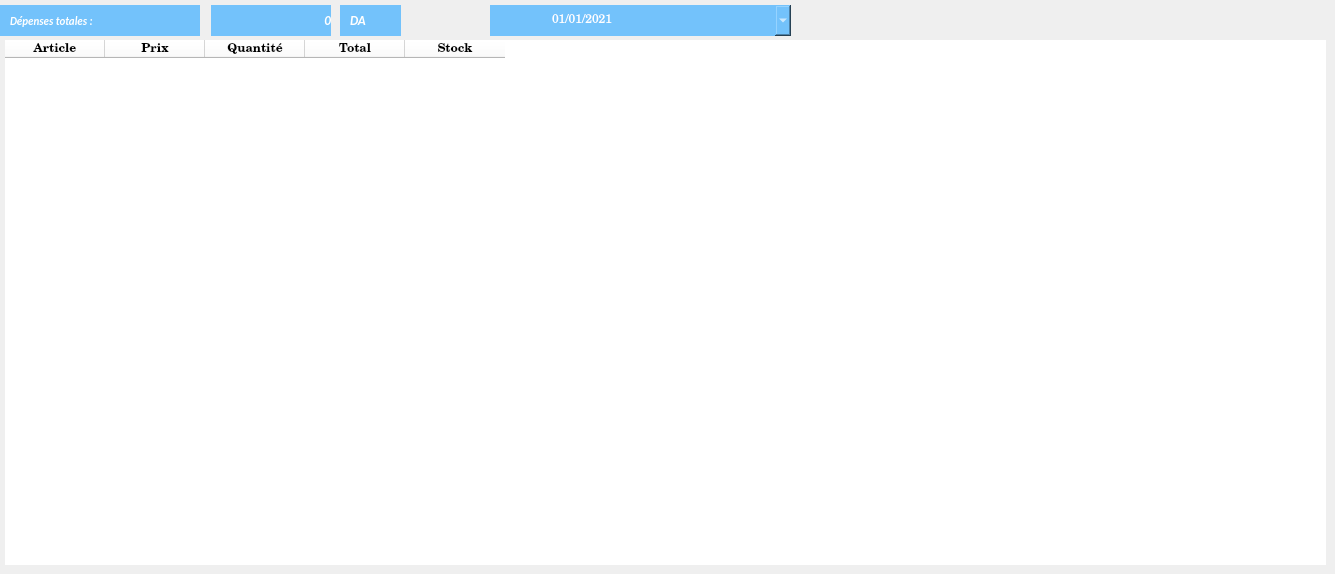
    <widget class="QWidget" name="tab">
     <attribute name="title">
      <string>Dépenses</string>
     </attribute>
     <widget class="QPushButton" name="registerPrint_3">
      <property name="geometry">
       <rect>
        <x>0</x>
        <y>5</y>
        <width>200</width>
        <height>31</height>
       </rect>
      </property>
      <property name="sizePolicy">
       <sizepolicy hsizetype="Minimum" vsizetype="Maximum">
        <horstretch>0</horstretch>
        <verstretch>0</verstretch>
       </sizepolicy>
      </property>
      <property name="font">
       <font>
        <family>Calibri</family>
        <pointsize>8</pointsize>
        <weight>75</weight>
        <italic>true</italic>
        <bold>true</bold>
        <underline>false</underline>
        <kerning>true</kerning>
       </font>
      </property>
      <property name="cursor">
       <cursorShape>ArrowCursor</cursorShape>
      </property>
      <property name="toolTip">
       <string>Imprimer ue fiche détaillée</string>
      </property>
      <property name="statusTip">
       <string/>
      </property>
      <property name="autoFillBackground">
       <bool>false</bool>
      </property>
      <property name="styleSheet">
       <string notr="true">QPushButton{background-color:#73C2FB; color : white; border: 0px solid #000028 ;  text-align:left; padding-left:10px;}
</string>
      </property>
      <property name="text">
       <string>Dépenses totales :</string>
      </property>
      <property name="icon">
       <iconset>
        <normaloff>../../IMAGES/Icons/registerCash.png</normaloff>../../IMAGES/Icons/registerCash.png</iconset>
      </property>
      <property name="iconSize">
       <size>
        <width>21</width>
        <height>21</height>
       </size>
      </property>
     </widget>
     <widget class="QPushButton" name="deptotal">
      <property name="geometry">
       <rect>
        <x>211</x>
        <y>5</y>
        <width>120</width>
        <height>31</height>
       </rect>
      </property>
      <property name="sizePolicy">
       <sizepolicy hsizetype="Minimum" vsizetype="Maximum">
        <horstretch>0</horstretch>
        <verstretch>0</verstretch>
       </sizepolicy>
      </property>
      <property name="font">
       <font>
        <family>Calibri</family>
        <pointsize>10</pointsize>
        <weight>75</weight>
        <italic>true</italic>
        <bold>true</bold>
        <underline>false</underline>
        <kerning>true</kerning>
       </font>
      </property>
      <property name="cursor">
       <cursorShape>ArrowCursor</cursorShape>
      </property>
      <property name="focusPolicy">
       <enum>Qt::NoFocus</enum>
      </property>
      <property name="toolTip">
       <string>Imprimer ue fiche détaillée</string>
      </property>
      <property name="statusTip">
       <string/>
      </property>
      <property name="autoFillBackground">
       <bool>false</bool>
      </property>
      <property name="styleSheet">
       <string notr="true">QPushButton{background-color:#73C2FB; color : white; border: 0px solid #000028 ;  text-align:right;}
</string>
      </property>
      <property name="text">
       <string>0</string>
      </property>
      <property name="iconSize">
       <size>
        <width>21</width>
        <height>21</height>
       </size>
      </property>
     </widget>
     <widget class="QTableWidget" name="deptableWidget">
      <property name="geometry">
       <rect>
        <x>5</x>
        <y>40</y>
        <width>1321</width>
        <height>525</height>
       </rect>
      </property>
      <property name="font">
       <font>
        <family>Century Schoolbook L</family>
       </font>
      </property>
      <property name="styleSheet">
       <string notr="true">background-color:white; border:0px;</string>
      </property>
      <column>
       <property name="text">
        <string>Article</string>
       </property>
       <property name="font">
        <font>
         <pointsize>9</pointsize>
         <weight>75</weight>
         <bold>true</bold>
        </font>
       </property>
      </column>
      <column>
       <property name="text">
        <string>Prix</string>
       </property>
       <property name="font">
        <font>
         <weight>75</weight>
         <bold>true</bold>
        </font>
       </property>
      </column>
      <column>
       <property name="text">
        <string>Quantité</string>
       </property>
       <property name="font">
        <font>
         <weight>75</weight>
         <bold>true</bold>
        </font>
       </property>
      </column>
      <column>
       <property name="text">
        <string>Total</string>
       </property>
       <property name="font">
        <font>
         <weight>75</weight>
         <bold>true</bold>
        </font>
       </property>
      </column>
      <column>
       <property name="text">
        <string>Stock</string>
       </property>
       <property name="font">
        <font>
         <weight>75</weight>
         <bold>true</bold>
        </font>
       </property>
      </column>
     </widget>
     <widget class="QPushButton" name="recette_4">
      <property name="geometry">
       <rect>
        <x>340</x>
        <y>5</y>
        <width>61</width>
        <height>31</height>
       </rect>
      </property>
      <property name="sizePolicy">
       <sizepolicy hsizetype="Minimum" vsizetype="Maximum">
        <horstretch>0</horstretch>
        <verstretch>0</verstretch>
       </sizepolicy>
      </property>
      <property name="font">
       <font>
        <family>Calibri</family>
        <pointsize>10</pointsize>
        <weight>75</weight>
        <italic>true</italic>
        <bold>true</bold>
        <underline>false</underline>
        <kerning>true</kerning>
       </font>
      </property>
      <property name="cursor">
       <cursorShape>ArrowCursor</cursorShape>
      </property>
      <property name="focusPolicy">
       <enum>Qt::NoFocus</enum>
      </property>
      <property name="toolTip">
       <string>Imprimer ue fiche détaillée</string>
      </property>
      <property name="statusTip">
       <string/>
      </property>
      <property name="autoFillBackground">
       <bool>false</bool>
      </property>
      <property name="styleSheet">
       <string notr="true">QPushButton{background-color:#73C2FB; color : white; border: 0px solid #000028 ;  text-align:left; padding-left:10px;}
</string>
      </property>
      <property name="text">
       <string>DA</string>
      </property>
      <property name="iconSize">
       <size>
        <width>21</width>
        <height>21</height>
       </size>
      </property>
     </widget>
     <widget class="QDateEdit" name="depDater">
      <property name="geometry">
       <rect>
        <x>550</x>
        <y>5</y>
        <width>241</width>
        <height>31</height>
       </rect>
      </property>
      <property name="font">
       <font>
        <family>Century Schoolbook L</family>
       </font>
      </property>
      <property name="styleSheet">
       <string notr="true">background-color:#73C2FB;border:0px;color:white;</string>
      </property>
      <property name="minimumDate">
       <date>
        <year>2020</year>
        <month>9</month>
        <day>14</day>
       </date>
      </property>
      <property name="displayFormat">
       <string>dd/MM/yyyy</string>
      </property>
      <property name="calendarPopup">
       <bool>true</bool>
      </property>
      <property name="date">
       <date>
        <year>2021</year>
        <month>1</month>
        <day>1</day>
       </date>
      </property>
     </widget>
     <widget class="QPushButton" name="depDateSearch">
      <property name="geometry">
       <rect>
        <x>490</x>
        <y>5</y>
        <width>60</width>
        <height>31</height>
       </rect>
      </property>
      <property name="sizePolicy">
       <sizepolicy hsizetype="Minimum" vsizetype="Maximum">
        <horstretch>0</horstretch>
        <verstretch>0</verstretch>
       </sizepolicy>
      </property>
      <property name="font">
       <font>
        <family>Calibri</family>
        <pointsize>8</pointsize>
        <weight>75</weight>
        <italic>true</italic>
        <bold>true</bold>
        <underline>false</underline>
        <kerning>true</kerning>
       </font>
      </property>
      <property name="cursor">
       <cursorShape>PointingHandCursor</cursorShape>
      </property>
      <property name="toolTip">
       <string>Imprimer ue fiche détaillée</string>
      </property>
      <property name="statusTip">
       <string/>
      </property>
      <property name="autoFillBackground">
       <bool>false</bool>
      </property>
      <property name="styleSheet">
       <string notr="true">QPushButton{background-color:#73C2FB; color : white; border: 0px solid #000028 ;  text-align:center;}
QPushButton:hover{background:#f9fafc;color:orange;}
QPushButton:focus{color:#00ea00}
</string>
      </property>
      <property name="text">
       <string/>
      </property>
      <property name="icon">
       <iconset>
        <normaloff>../../IMAGES/Icons/dateWhite.png</normaloff>../../IMAGES/Icons/dateWhite.png</iconset>
      </property>
      <property name="iconSize">
       <size>
        <width>21</width>
        <height>21</height>
       </size>
      </property>
     </widget>
    </widget>
